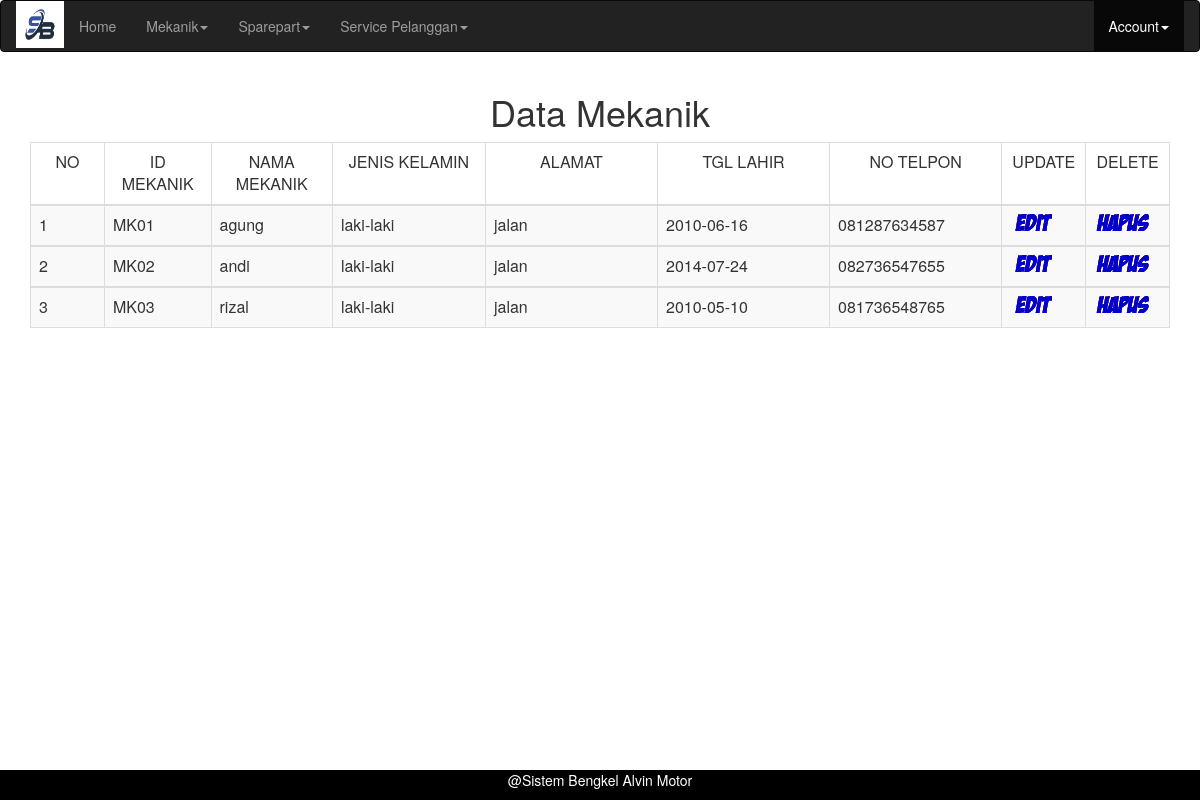
Screenshot of /datamekanik.php (signed in) with the database file from the repository.
### tables this page shows
CREATE TABLE `mekanik` (
  `ID_MEKANIK` varchar(5) NOT NULL,
  `NAMA_MK` varchar(20) DEFAULT NULL,
  `JENIS_KELAMIN_MK` varchar(15) DEFAULT NULL,
  `ALAMAT_MK` varchar(15) DEFAULT NULL,
  `TGL_LAHIR_MK` date DEFAULT NULL,
  `NO_TLP_MK` varchar(12) DEFAULT NULL
);

### datamekanik.php (the view, shortened to what this page needs)
<?php
if(!isset($_SESSION['idnya'])){
  header('location:login.php');}
else{
?>
<html lang="en">
  <head>
    <link href="bootstrap.min.css" rel="stylesheet">
    <link href="datatables.min.css" rel="stylesheet">
    <link href="stylee.css" rel="stylesheet">
  </head>
<body>
<nav class="navbar navbar-inverse">
  <div class="container-fluid">
    <div class="navbar-header">
       <img alt="Brand" src="blem.jpg" alt="Brand" width="48" height="47"/>
    </div>
    <div class="collapse navbar-collapse" id="bs-example-navbar-collapse-1">
      <ul class="nav navbar-nav">
        <li><a href="home.php">Home</a></li>
        <li class="dropdown">
          <a href="#" class="dropdown-toggle" data-toggle="dropdown" role="button" aria-haspopup="true" aria-expanded="false">Mekanik<span class="caret"></span></a>
        </li>
        <li class="dropdown">
          <a href="#" class="dropdown-toggle" data-toggle="dropdown" role="button" aria-haspopup="true" aria-expanded="false">Sparepart<span class="caret"></span></a>
        </li>
        <li class="dropdown">
          <a href="#" class="dropdown-toggle" data-toggle="dropdown" role="button" aria-haspopup="true" aria-expanded="false">Service Pelanggan<span class="caret"></span></a>
        </li>
        </ul>
        <ul class="nav navbar-nav navbar-right">
        <li class="dropdown active">
          <a href="#" class="dropdown-toggle" data-toggle="dropdown" role="button" aria-haspopup="true" aria-expanded="false">Account<span class="caret"></span><span class="sr-only">(current)</span></a>
        </li>
      </ul>
    </div>
  </div>
</nav>
<div class="container">
  <div class="row">
  	<div class="col-sm-12 text-center">
    <h1>Data Mekanik</h1>
    </div>
	<div class="col-sm-12">
    	<div class="table-responsive">
    		<table class="table table-hover table-striped table-bordered">
              <thead>
              <tr class="text-center">
                <td width="70"><font id="data">NO</font></td>
                <td width="101"><font id="data">ID MEKANIK</font></td>
                <td width="115"><font id="data">NAMA MEKANIK</font></td>
                <td width="145"><font id="data">JENIS KELAMIN</font></td>
                <td width="163"><font id="data">ALAMAT</font></td>
                <td width="163"><font id="data">TGL LAHIR</font></td>
                <td width="163"><font id="data">NO TELPON</font></td>
                <td width="79"><font id="data">UPDATE</font></td>
                <td width="79"><font id="data">DELETE</font></td>
              </tr>
              </thead>
              <?php
              include'koneksi.php';
              $nomer=1;
              $ambil=mysqli_query($koneksi,"select * from mekanik");
              while($tampil=mysqli_fetch_array($ambil))
              {
              ?>
              <tbody>
              <tr>
                <td><font id="font"><?php echo"$nomer";$nomer++;?></font></td>
                <td><font id="font"><?php echo"$tampil[ID_MEKANIK]";?></font></td>
                <td><font id="font"><?php echo"$tampil[NAMA_MK]";?></font></td>
                <td><font id="font"><?php echo"$tampil[JENIS_KELAMIN_MK]";?></font></td>
                <td><font id="font"><?php echo"$tampil[ALAMAT_MK]";?></font></td>
                <td><font id="font"><?php echo"$tampil[TGL_LAHIR_MK]";?></font></td>
                <td><font id="font"><?php echo"$tampil[NO_TLP_MK]";?></font></td>
                <td><a href="editmekanik.php?<?php echo"idnya=$tampil[ID_MEKANIK]";?>"><img src="edit.png"/></a></td>
                <td><a href="deletmekanik.php?<?php echo"idnya=$tampil[ID_MEKANIK]";?>" onClick="return confirm('Anda Yakin Ingin Menghapusnya. . . ? ? ?')"><img src="hapus.png"/></a></td>
              </tr>
              </tbody>
              <?php
        }
        ?>
            </table>
        </div>
  	</div>
  </div>
</div>
<div class="container-fluid navbar-fixed-bottom">
  <div class="row copyright text-center">
    <p>@Sistem Bengkel Alvin Motor</p>
  </div>
</div>
</body>
</html>
<?php
}
?>

### stylee.css (style rules this page uses)
.copyright { background-color: #000000; padding:0%; }
.copyright p { color: #FFFFFF; }
table { border-color:#0000FF; border-style:inherit; }

### rows the page displays
mekanik: ID_MEKANIK "MK01", NAMA_MK "agung", JENIS_KELAMIN_MK "laki-laki", ALAMAT_MK "jalan", TGL_LAHIR_MK "2010-06-16", NO_TLP_MK "081287634587"
mekanik: ID_MEKANIK "MK02", NAMA_MK "andi", JENIS_KELAMIN_MK "laki-laki", ALAMAT_MK "jalan", TGL_LAHIR_MK "2014-07-24", NO_TLP_MK "082736547655"
mekanik: ID_MEKANIK "MK03", NAMA_MK "rizal", JENIS_KELAMIN_MK "laki-laki", ALAMAT_MK "jalan", TGL_LAHIR_MK "2010-05-10", NO_TLP_MK "081736548765"
